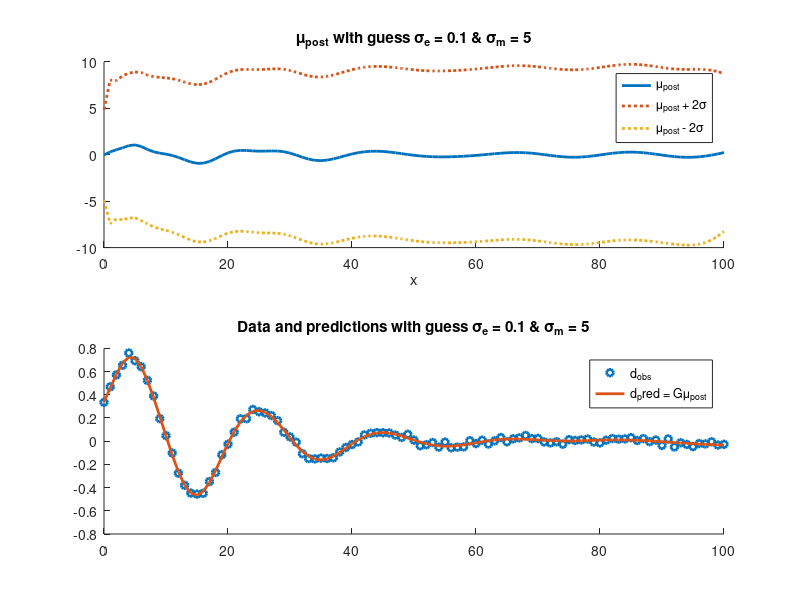

Recreate this plot in MATLAB.
% initiate variables

clearvars;
load('QMDA_HW_05.mat');


close all;

% Guess

%%% INITIAL VALUES:
% sig_e = 0.0142;
% sig_m = 0.4;

% sig_e = 1;
% sig_m = 0.4;

sig_e = 0.1;
sig_m = 5;


% Calculation 

I = eye(N);
sig2_e = sig_e ^2;
Cov_e = sig2_e * I;
Mu_prior = zeros(N,1);

Cov_prior = sig_m ^2 * I;

Mu_post = Mu_prior + inv (inv( Cov_prior) +G' * inv(Cov_e) * G) * G' * inv(Cov_e) * (dobs - G * Mu_prior);
Cov_post = inv (inv( Cov_prior) + G' * inv(Cov_e) * G);
sig2_post = diag(Cov_post);
sig_post = sqrt(sig2_post);

% 1 figure
figure(1);
set(gca,'LineWidth',1,'FontSize',14);

subplot(2,1,1);
hold on;
plot(x,Mu_post,"-",'LineWidth',2,'MarkerSize',5);
plot(x,Mu_post + sig_post*2 ,":",'LineWidth',2,'MarkerSize',5);
plot(x,Mu_post - sig_post*2,":",'LineWidth',2,'MarkerSize',5);

legend({ sprintf('\\mu_{post}'),  sprintf('\\mu_{post} + 2\\sigma')  , sprintf('\\mu_{post} - 2\\sigma') });
xlabel('x');
title(sprintf('\\mu_{post} with guess \\sigma_e = %g & \\sigma_m = %g', sig_e, sig_m));
hold off;

% 2 figure

subplot(2,1,2);
hold on;

plot(x,dobs,"o",'LineWidth',2,'MarkerSize',5);
plot(x,G*Mu_post, "-",'LineWidth',2 );

legend({ sprintf('d_{obs}'), sprintf('d_pred = G\\mu_{post}')})
title(sprintf('Data and predictions with guess \\sigma_e = %g & \\sigma_m = %g', sig_e, sig_m));
